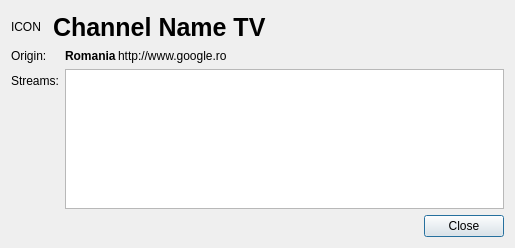
<?xml version="1.0" encoding="UTF-8"?>
<ui version="4.0">
 <class>Dialog</class>
 <widget class="QDialog" name="Dialog">
  <property name="geometry">
   <rect>
    <x>0</x>
    <y>0</y>
    <width>515</width>
    <height>248</height>
   </rect>
  </property>
  <property name="windowTitle">
   <string>Dialog</string>
  </property>
  <layout class="QVBoxLayout" name="verticalLayout">
   <item>
    <layout class="QHBoxLayout" name="horizontalLayout">
     <property name="spacing">
      <number>10</number>
     </property>
     <item>
      <widget class="QLabel" name="icon_label">
       <property name="sizePolicy">
        <sizepolicy hsizetype="Fixed" vsizetype="Fixed">
         <horstretch>0</horstretch>
         <verstretch>0</verstretch>
        </sizepolicy>
       </property>
       <property name="minimumSize">
        <size>
         <width>32</width>
         <height>32</height>
        </size>
       </property>
       <property name="maximumSize">
        <size>
         <width>32</width>
         <height>32</height>
        </size>
       </property>
       <property name="text">
        <string>ICON</string>
       </property>
      </widget>
     </item>
     <item>
      <widget class="QLabel" name="channel_name_label">
       <property name="font">
        <font>
         <pointsize>19</pointsize>
         <weight>75</weight>
         <bold>true</bold>
         <kerning>true</kerning>
        </font>
       </property>
       <property name="text">
        <string>Channel Name TV</string>
       </property>
      </widget>
     </item>
    </layout>
   </item>
   <item>
    <layout class="QFormLayout" name="formLayout">
     <item row="0" column="0">
      <widget class="QLabel" name="channel_origin_label">
       <property name="text">
        <string>Origin:</string>
       </property>
      </widget>
     </item>
     <item row="0" column="1">
      <layout class="QHBoxLayout" name="horizontalLayout_2" stretch="0,1">
       <property name="spacing">
        <number>2</number>
       </property>
       <item>
        <widget class="QLabel" name="channel_list_label">
         <property name="font">
          <font>
           <weight>75</weight>
           <bold>true</bold>
          </font>
         </property>
         <property name="text">
          <string>Romania</string>
         </property>
        </widget>
       </item>
       <item>
        <widget class="ElidedLabel" name="channel_list_url">
         <property name="text">
          <string>http://www.google.ro</string>
         </property>
        </widget>
       </item>
      </layout>
     </item>
     <item row="1" column="0">
      <widget class="QLabel" name="streams_label">
       <property name="text">
        <string>Streams:</string>
       </property>
      </widget>
     </item>
     <item row="1" column="1">
      <widget class="QTreeView" name="streams_treeview">
       <property name="focusPolicy">
        <enum>Qt::NoFocus</enum>
       </property>
       <property name="editTriggers">
        <set>QAbstractItemView::NoEditTriggers</set>
       </property>
       <property name="showDropIndicator" stdset="0">
        <bool>false</bool>
       </property>
       <property name="selectionMode">
        <enum>QAbstractItemView::NoSelection</enum>
       </property>
       <property name="rootIsDecorated">
        <bool>false</bool>
       </property>
       <property name="itemsExpandable">
        <bool>false</bool>
       </property>
       <property name="expandsOnDoubleClick">
        <bool>false</bool>
       </property>
      </widget>
     </item>
    </layout>
   </item>
   <item>
    <widget class="QDialogButtonBox" name="buttonBox">
     <property name="orientation">
      <enum>Qt::Horizontal</enum>
     </property>
     <property name="standardButtons">
      <set>QDialogButtonBox::Close</set>
     </property>
    </widget>
   </item>
  </layout>
 </widget>
 <customwidgets>
  <customwidget>
   <class>ElidedLabel</class>
   <extends>QLabel</extends>
   <header>elidedlabel.h</header>
  </customwidget>
 </customwidgets>
 <resources/>
 <connections>
  <connection>
   <sender>buttonBox</sender>
   <signal>accepted()</signal>
   <receiver>Dialog</receiver>
   <slot>accept()</slot>
   <hints>
    <hint type="sourcelabel">
     <x>248</x>
     <y>254</y>
    </hint>
    <hint type="destinationlabel">
     <x>157</x>
     <y>274</y>
    </hint>
   </hints>
  </connection>
  <connection>
   <sender>buttonBox</sender>
   <signal>rejected()</signal>
   <receiver>Dialog</receiver>
   <slot>reject()</slot>
   <hints>
    <hint type="sourcelabel">
     <x>316</x>
     <y>260</y>
    </hint>
    <hint type="destinationlabel">
     <x>286</x>
     <y>274</y>
    </hint>
   </hints>
  </connection>
 </connections>
</ui>
